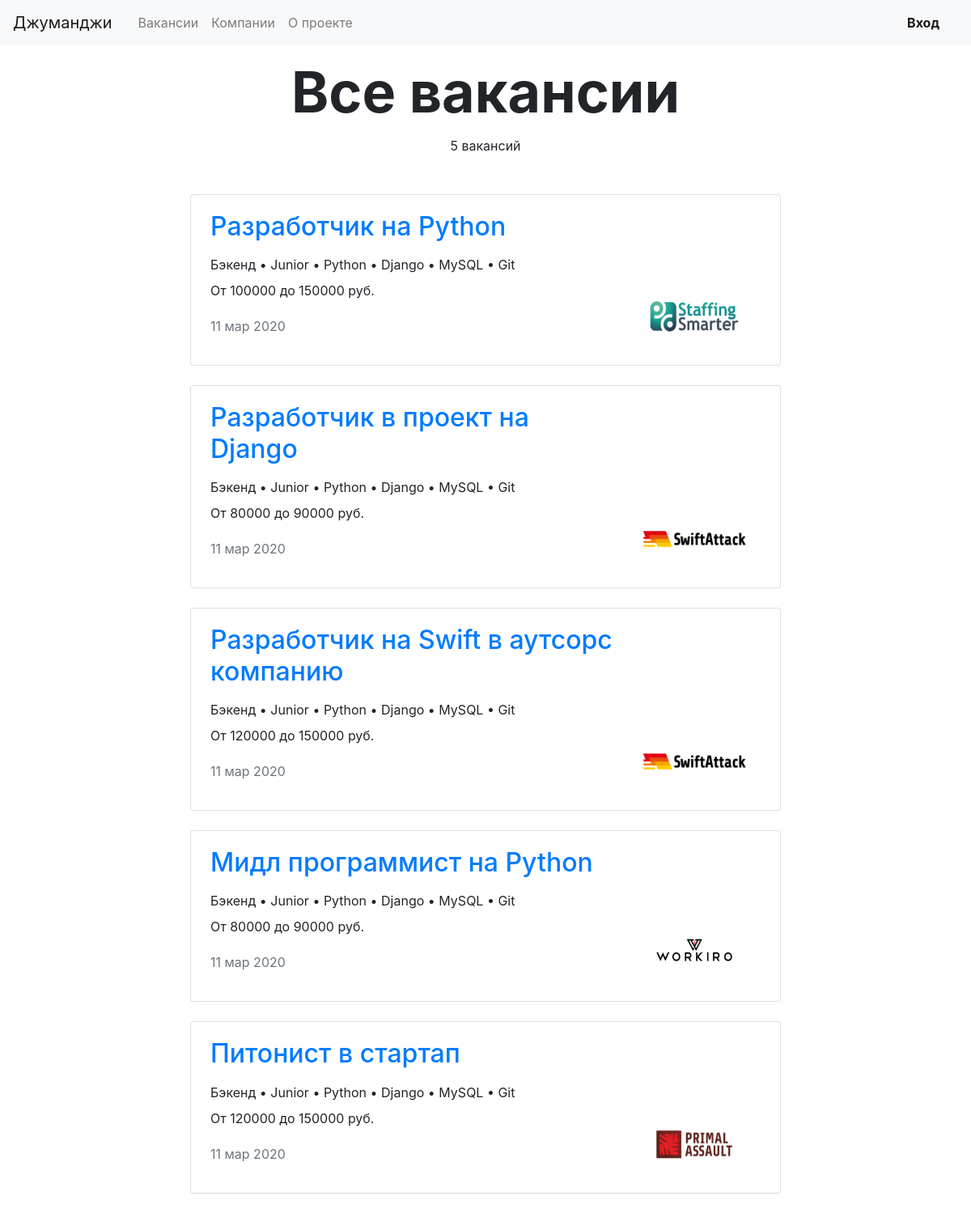
Page /vacancies/ on the committed database.
### vacancies/models.py (models this page shows, shortened)
class Vacancy(models.Model):
    title = models.CharField(max_length=100)
    specialty = models.ForeignKey(Specialty, on_delete=models.CASCADE, related_name="vacancies")
    company = models.ForeignKey(Company, on_delete=models.CASCADE, related_name="vacancies")
    skills = models.CharField(max_length=100)
    description = models.TextField(max_length=200)
    salary_min = models.DecimalField(decimal_places=2, max_digits=15)
    salary_max = models.DecimalField(decimal_places=2, max_digits=15)
    published_at = models.DateField(auto_now=True)

class Specialty(models.Model):
    code = models.SlugField(unique=True)
    title = models.CharField(max_length=100)
    picture = models.CharField(max_length=255)

class Company(models.Model):
    name = models.CharField(max_length=100)
    location = models.CharField(max_length=100)
    logo = models.CharField(max_length=255)
    description = models.TextField(max_length=200)
    employee_count = models.IntegerField()

### vacancies/views.py (the view)
# urls.py: path('vacancies/', VacanciesView.as_view(), name='all_vacancies'),
class VacanciesView(TemplateView):
    template_name = "vacancies/vacancies.html"
    def get_context_data(self, **kwargs):
        context = super(VacanciesView, self).get_context_data(**kwargs)
        speciality_code = context.get('speciality_code', None)
        if speciality_code is None:
            vacancies = Vacancy.objects.all()
        else:
            specialty = Specialty.objects.filter(code=speciality_code).first()
            vacancies = Vacancy.objects.filter(specialty__code=speciality_code)
            if specialty is None:
                raise Http404
            context['current_specialty'] = specialty
        context['vacancies'] = vacancies
        context['title_left'] = 'Вакансии'
        return context

### vacancies/context_processors.py (called while the page is built)
def common_data(request):
    return {
        "title": "Джуманджи",
    }

### vacancies/templatetags/my_extras.py (called while the page is built)
@register.simple_tag
def vacancy_by_number(number, show_number=True):
    s = "вакансий"
    remainder = number % 100
    if remainder not in range(5, 20):
        remainder %= 10
        if remainder in (2, 3, 4):
            s = "вакансии"
        elif remainder == 1:
            s = "вакансия"
    if show_number:
        s = str(number) + " " + s
    return s

### vacancies/templates/vacancies/vacancies.html
{% extends "vacancies/base.html" %}
{% load my_extras %}
{% block content %}
  <main class="container mt-3">
    <section>
      <h1 class="h1 text-center mx-auto mt-4 pt-5" style="font-size: 70px;"><strong>{% if current_specialty is None %}Все вакансии{% else %}{{ current_specialty.title }}{% endif %}</strong></h1>
      <p class="text-center pt-1">{% vacancy_by_number vacancies|length %}</p>
      {% include 'vacancies/base_card_vacancy.html' %}
    </section>
  </main>
{% endblock content %}

### vacancies/templates/vacancies/base_card_vacancy.html
{% load static %}
<div class="row mt-5">
    <div class="col-12 col-lg-8 offset-lg-2 m-auto">
      {% for vacancy in vacancies %}
      <div class="card mb-4">
        <div class="card-body px-4">
          <div class="row">
            <div class="col-12 col-md-8 col-lg-9">
              <a href="{% url 'vacancy_info' vacancy.id %}">
              <h2 class="h2 pb-2">{{ vacancy.title }}</h2>
              </a>
              <p class="mb-2">{{ vacancy.specialty.title }} • Junior • Python • Django • MySQL • Git</p>
              <p>От {{ vacancy.salary_min|floatformat }} до {{ vacancy.salary_max|floatformat }} руб.</p>
              <p class="text-muted pt-1">{{ vacancy.published_at|date:"d b Y" }}</p>
            </div>
            <div class="col-12 col-md-4 col-lg-3 d-flex align-items-end">
              <a href="{% url 'company_vacancies' vacancy.company_id %}"><img src="{% static vacancy.company.logo %}" width="130" height="80" alt="{{ vacancy.company.name }}"></a>
            </div>
          </div>
        </div>
      </div>
      {% endfor %}
    </div>
</div>

### rows in the picture
Vacancy: title "Разработчик на Python", specialty "Бэкенд", salary_min "100000", salary_max "150000", published_at "11 мар 2020", company.logo (picture)
Vacancy: title "Разработчик в проект на Django", specialty "Бэкенд", salary_min "80000", salary_max "90000", published_at "11 мар 2020", company.logo (picture)
Vacancy: title "Разработчик на Swift в аутсорс компанию", specialty "Бэкенд", salary_min "120000", salary_max "150000", published_at "11 мар 2020", company.logo (picture)
Vacancy: title "Мидл программист на Python", specialty "Бэкенд", salary_min "80000", salary_max "90000", published_at "11 мар 2020", company.logo (picture)
Vacancy: title "Питонист в стартап", specialty "Бэкенд", salary_min "120000", salary_max "150000", published_at "11 мар 2020", company.logo (picture)

### other values in the picture
{{ title }} "Джуманджи"
